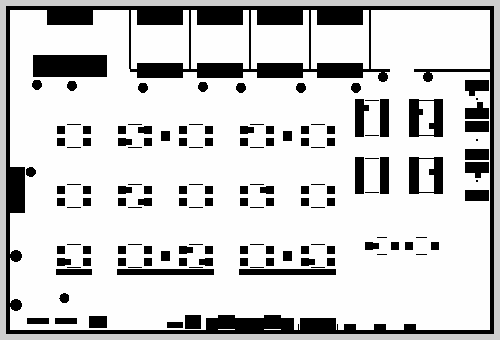
#> input picture src/localization/amr_mapping/maps/restaurant_scan.pgm, 500 x 340 px, given in place of restaurant_gt.pgm, which was not available
$ python pairs.py ../../../src/localization/amr_mapping/maps 1.0
#> lines starting #> are read from the running program, lines starting #| are printed output that depends on the picture; after the words box and inside, x2 and y2 are one past the last pixel; in counts of white or black regions, pixels touching at a corner belong together
"""정차 자세 쌍마다 최단 경로(로봇 반경 여유)가 west_aisle을 지나는지, 막으면 얼마나 돌아가는지."""
import heapq
import sys

import numpy as np
import yaml
from PIL import Image
from scipy import ndimage

repo = sys.argv[1]
img = np.array(Image.open(f'{repo}/src/localization/amr_mapping/maps/restaurant_gt.pgm'))
#> img is the input picture: shape (340, 500); min 0, max 254, mean 204.6
res, ox, oy = 0.05, -12.5, -8.5
H, W = img.shape
#> H = 340; W = 500
occ = img < 128
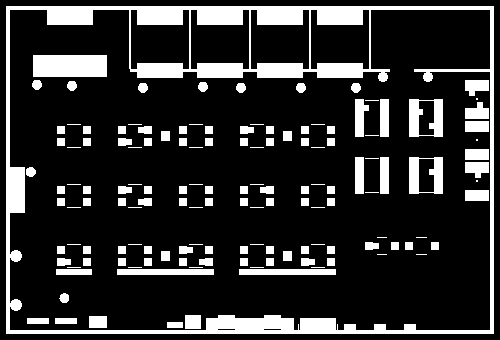
#> occ: shape (340, 500) bool; 18.3% white; 140 white regions (41 under 20 px), largest, box (x1, y1, x2, y2) and area: (6, 6, 494, 334) 16578, (33, 55, 107, 77) 1628, (409, 99, 443, 137) 806
clear = float(sys.argv[2]) if len(sys.argv) > 2 else 0.30
dist = ndimage.distance_transform_edt(~occ) * res
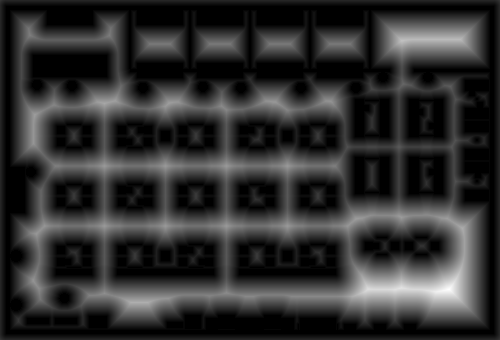
#> dist: shape (340, 500) float64; min 0, max 2.05, mean 0.388; drawn with min black and max white
free = dist > clear
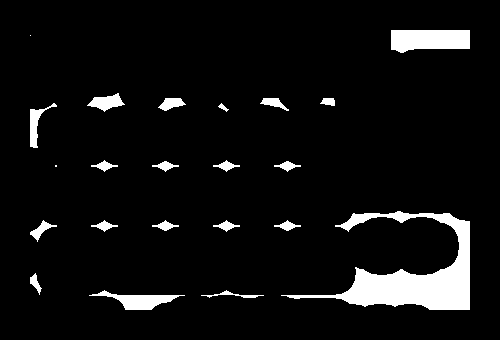
#> free: shape (340, 500) bool; 6.4% white; 22 white regions (2 under 20 px), largest, box (x1, y1, x2, y2) and area: (281, 211, 470, 310) 5907, (391, 30, 470, 53) 1548, (89, 290, 185, 310) 776
#> (the run stopped early here; a loop or call above may not have finished)
